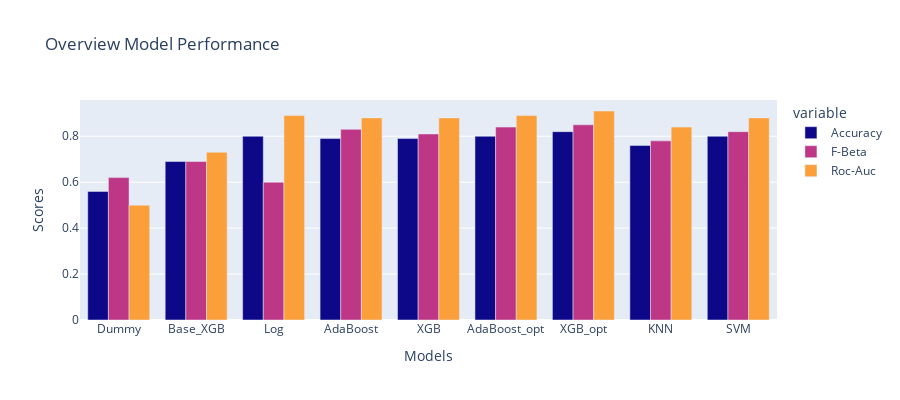

Source (notebook cell):
### Code cell
import plotly.express as px
fig = px.bar(overview, 
             barmode='group',
             height=400, 
             color_discrete_sequence=['#0d0887', '#bd3786', '#fb9f3a'], 
             labels={'index': 'Models', 'value': 'Scores'}, 
             title="Overview Model Performance")
fig.show()

### Figure 1 — Plotly figure (JSON) as saved in the notebook; plotly's stock layout.template omitted (floating-point values rounded to 4 significant figures)
{"data": [{"alignmentgroup": "True", "hovertemplate": "variable=Accuracy<br>Models=%{x}<br>Scores=%{y}<extra></extra>", "legendgroup": "Accuracy", "marker": {"color": "#0d0887"}, "name": "Accuracy", "offsetgroup": "Accuracy", "orientation": "v", "showlegend": true, "textposition": "auto", "type": "bar", "x": ["Dummy", "Base_XGB", "Log", "AdaBoost", "XGB", "AdaBoost_opt", "XGB_opt", "KNN", "SVM"], "xaxis": "x", "y": [0.56, 0.69, 0.8, 0.79, 0.79, 0.8, 0.82, 0.76, 0.8], "yaxis": "y"}, {"alignmentgroup": "True", "hovertemplate": "variable=F-Beta<br>Models=%{x}<br>Scores=%{y}<extra></extra>", "legendgroup": "F-Beta", "marker": {"color": "#bd3786"}, "name": "F-Beta", "offsetgroup": "F-Beta", "orientation": "v", "showlegend": true, "textposition": "auto", "type": "bar", "x": ["Dummy", "Base_XGB", "Log", "AdaBoost", "XGB", "AdaBoost_opt", "XGB_opt", "KNN", "SVM"], "xaxis": "x", "y": [0.62, 0.69, 0.6, 0.83, 0.81, 0.84, 0.85, 0.78, 0.82], "yaxis": "y"}, {"alignmentgroup": "True", "hovertemplate": "variable=Roc-Auc<br>Models=%{x}<br>Scores=%{y}<extra></extra>", "legendgroup": "Roc-Auc", "marker": {"color": "#fb9f3a"}, "name": "Roc-Auc", "offsetgroup": "Roc-Auc", "orientation": "v", "showlegend": true, "textposition": "auto", "type": "bar", "x": ["Dummy", "Base_XGB", "Log", "AdaBoost", "XGB", "AdaBoost_opt", "XGB_opt", "KNN", "SVM"], "xaxis": "x", "y": [0.5, 0.73, 0.89, 0.88, 0.88, 0.89, 0.91, 0.84, 0.88], "yaxis": "y"}], "layout": {"barmode": "group", "height": 400, "legend": {"title": {"text": "variable"}, "tracegroupgap": 0}, "title": {"text": "Overview Model Performance"}, "xaxis": {"anchor": "y", "domain": [0, 1], "title": {"text": "Models"}}, "yaxis": {"anchor": "x", "domain": [0, 1], "title": {"text": "Scores"}}}}
